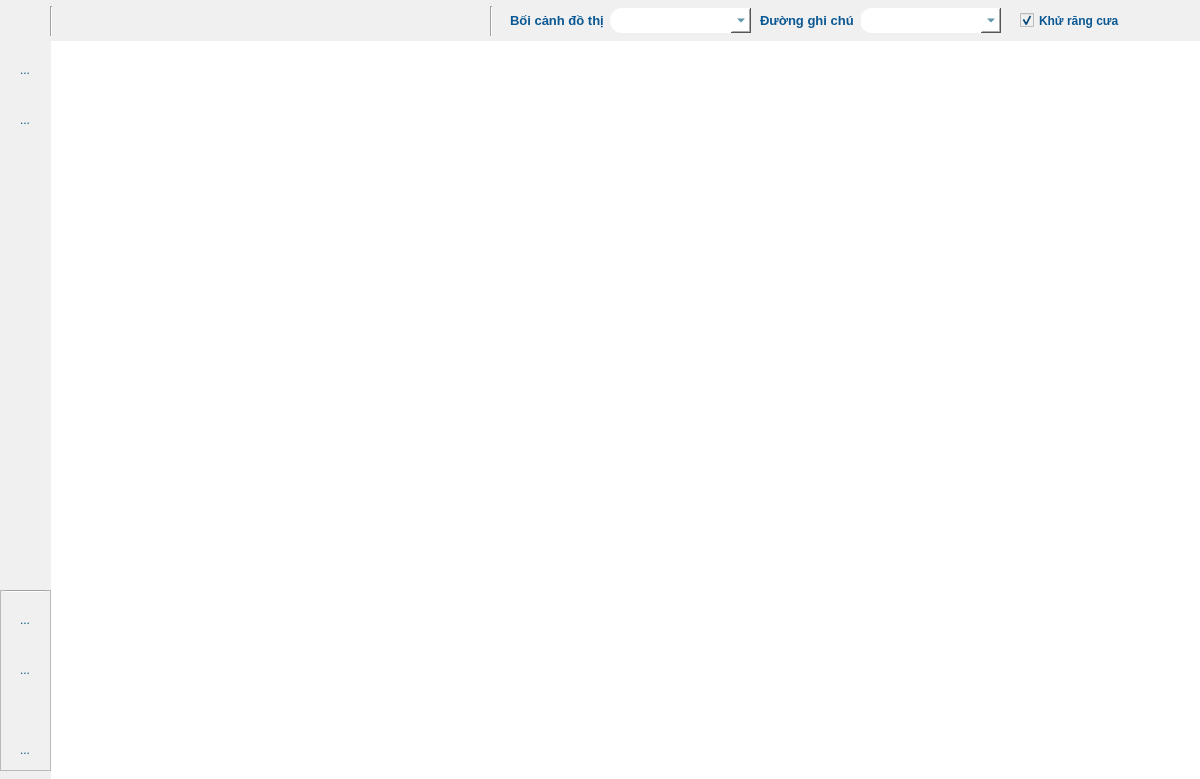
<?xml version="1.0" encoding="UTF-8"?>
<ui version="4.0">
 <class>FrmSensorDisplayChart</class>
 <widget class="QMainWindow" name="FrmSensorDisplayChart">
  <property name="geometry">
   <rect>
    <x>0</x>
    <y>0</y>
    <width>1200</width>
    <height>779</height>
   </rect>
  </property>
  <property name="windowTitle">
   <string>MainWindow</string>
  </property>
  <property name="styleSheet">
   <string notr="true"/>
  </property>
  <widget class="QWidget" name="centralwidget">
   <widget class="QGraphicsView" name="graphicsViewChart">
    <property name="geometry">
     <rect>
      <x>51</x>
      <y>40</y>
      <width>1151</width>
      <height>740</height>
     </rect>
    </property>
    <property name="styleSheet">
     <string notr="true">background-color: rgb(255, 255, 255);</string>
    </property>
    <property name="frameShape">
     <enum>QFrame::NoFrame</enum>
    </property>
    <property name="frameShadow">
     <enum>QFrame::Raised</enum>
    </property>
   </widget>
   <widget class="QFrame" name="frame_Header">
    <property name="geometry">
     <rect>
      <x>0</x>
      <y>0</y>
      <width>1201</width>
      <height>41</height>
     </rect>
    </property>
    <property name="styleSheet">
     <string notr="true">background-color: rgb(240, 240, 240);</string>
    </property>
    <property name="frameShape">
     <enum>QFrame::NoFrame</enum>
    </property>
    <property name="frameShadow">
     <enum>QFrame::Raised</enum>
    </property>
    <widget class="QLabel" name="label">
     <property name="geometry">
      <rect>
       <x>510</x>
       <y>10</y>
       <width>101</width>
       <height>20</height>
      </rect>
     </property>
     <property name="font">
      <font>
       <pointsize>10</pointsize>
       <bold>true</bold>
      </font>
     </property>
     <property name="styleSheet">
      <string notr="true">color: rgb(255, 255, 255);
color: rgb(9, 87, 147);</string>
     </property>
     <property name="text">
      <string>Bối cảnh đồ thị</string>
     </property>
    </widget>
    <widget class="QCheckBox" name="checkBox_antiAliasing">
     <property name="geometry">
      <rect>
       <x>1020</x>
       <y>12</y>
       <width>101</width>
       <height>17</height>
      </rect>
     </property>
     <property name="font">
      <font>
       <bold>true</bold>
      </font>
     </property>
     <property name="styleSheet">
      <string notr="true">color: rgb(255, 255, 255);
color: rgb(9, 87, 147);</string>
     </property>
     <property name="text">
      <string>Khử răng cưa</string>
     </property>
     <property name="checked">
      <bool>true</bool>
     </property>
    </widget>
    <widget class="QComboBox" name="comboBox_legend">
     <property name="geometry">
      <rect>
       <x>860</x>
       <y>8</y>
       <width>141</width>
       <height>25</height>
      </rect>
     </property>
     <property name="font">
      <font>
       <pointsize>10</pointsize>
       <italic>true</italic>
       <bold>true</bold>
      </font>
     </property>
     <property name="layoutDirection">
      <enum>Qt::LeftToRight</enum>
     </property>
     <property name="styleSheet">
      <string notr="true">QComboBox{
color: rgb(2, 87, 122);
background-color: rgb(255, 255, 255);
border: none;
border-style: outset;
border-width: 0px;
border-top-left-radius: 12px;
border-bottom-left-radius: 12px;
}

QComboBox::drop-down{
width: 20;
}
QComboBox:hover{
background-color: rgb(25, 149, 173);
color: rgb(255, 255, 255);
}</string>
     </property>
     <property name="editable">
      <bool>true</bool>
     </property>
    </widget>
    <widget class="QLabel" name="label_3">
     <property name="geometry">
      <rect>
       <x>760</x>
       <y>10</y>
       <width>101</width>
       <height>20</height>
      </rect>
     </property>
     <property name="font">
      <font>
       <pointsize>10</pointsize>
       <bold>true</bold>
      </font>
     </property>
     <property name="styleSheet">
      <string notr="true">color: rgb(255, 255, 255);
color: rgb(9, 87, 147);</string>
     </property>
     <property name="text">
      <string>Đường ghi chú</string>
     </property>
    </widget>
    <widget class="QComboBox" name="comboBox_theme">
     <property name="geometry">
      <rect>
       <x>610</x>
       <y>8</y>
       <width>141</width>
       <height>25</height>
      </rect>
     </property>
     <property name="font">
      <font>
       <pointsize>10</pointsize>
       <italic>true</italic>
       <bold>true</bold>
      </font>
     </property>
     <property name="layoutDirection">
      <enum>Qt::LeftToRight</enum>
     </property>
     <property name="styleSheet">
      <string notr="true">QComboBox{
color: rgb(2, 87, 122);
background-color: rgb(255, 255, 255);
border: none;
border-style: outset;
border-width: 0px;
border-top-left-radius: 12px;
border-bottom-left-radius: 12px;
}

QComboBox::drop-down{
width: 20;
}
QComboBox:hover{
background-color: rgb(25, 149, 173);
color: rgb(255, 255, 255);
}</string>
     </property>
     <property name="editable">
      <bool>true</bool>
     </property>
    </widget>
    <widget class="Line" name="line">
     <property name="geometry">
      <rect>
       <x>490</x>
       <y>6</y>
       <width>3</width>
       <height>30</height>
      </rect>
     </property>
     <property name="orientation">
      <enum>Qt::Vertical</enum>
     </property>
    </widget>
    <widget class="Line" name="line_2">
     <property name="geometry">
      <rect>
       <x>50</x>
       <y>6</y>
       <width>3</width>
       <height>30</height>
      </rect>
     </property>
     <property name="orientation">
      <enum>Qt::Vertical</enum>
     </property>
    </widget>
   </widget>
   <widget class="QFrame" name="frame_toolTrack">
    <property name="geometry">
     <rect>
      <x>0</x>
      <y>40</y>
      <width>51</width>
      <height>561</height>
     </rect>
    </property>
    <property name="styleSheet">
     <string notr="true">background-color: rgb(240, 240, 240);</string>
    </property>
    <property name="frameShape">
     <enum>QFrame::NoFrame</enum>
    </property>
    <property name="frameShadow">
     <enum>QFrame::Raised</enum>
    </property>
    <widget class="QToolButton" name="toolButton_toolCrosshair">
     <property name="geometry">
      <rect>
       <x>5</x>
       <y>10</y>
       <width>40</width>
       <height>40</height>
      </rect>
     </property>
     <property name="styleSheet">
      <string notr="true">QToolButton{
color: rgb(2, 87, 122);
background-color: rgb(240, 240, 240);
border: none;
border-style: outset;
border-width: 0px;
border-radius: 10px;
}
QToolButton:hover{
background-color: rgb(25, 149, 173);
color: rgb(255, 255, 255);
}</string>
     </property>
     <property name="text">
      <string>...</string>
     </property>
     <property name="icon">
      <iconset resource="../chart.qrc">
       <normaloff>:/icon/chart/iconChartCrosshair_Off.jpg</normaloff>
       <activeoff>:/icon/chart/iconChartCrosshair_On.jpg</activeoff>:/icon/chart/iconChartCrosshair_Off.jpg</iconset>
     </property>
     <property name="iconSize">
      <size>
       <width>30</width>
       <height>30</height>
      </size>
     </property>
     <property name="autoRaise">
      <bool>true</bool>
     </property>
    </widget>
    <widget class="QToolButton" name="toolButton_toolCallout">
     <property name="geometry">
      <rect>
       <x>5</x>
       <y>60</y>
       <width>40</width>
       <height>40</height>
      </rect>
     </property>
     <property name="styleSheet">
      <string notr="true">QToolButton{
color: rgb(2, 87, 122);
background-color: rgb(240, 240, 240);
border: none;
border-style: outset;
border-width: 0px;
border-radius: 10px;
}
QToolButton:hover{
background-color: rgb(25, 149, 173);
color: rgb(255, 255, 255);
}</string>
     </property>
     <property name="text">
      <string>...</string>
     </property>
     <property name="icon">
      <iconset resource="../chart.qrc">
       <normaloff>:/icon/chart/iconChartCallout_Off.jpg</normaloff>
       <activeoff>:/icon/chart/iconChartCallout_On.jpg</activeoff>:/icon/chart/iconChartCallout_Off.jpg</iconset>
     </property>
     <property name="iconSize">
      <size>
       <width>30</width>
       <height>30</height>
      </size>
     </property>
     <property name="autoRaise">
      <bool>true</bool>
     </property>
    </widget>
   </widget>
   <widget class="QFrame" name="frame_toolControl">
    <property name="geometry">
     <rect>
      <x>0</x>
      <y>590</y>
      <width>51</width>
      <height>181</height>
     </rect>
    </property>
    <property name="styleSheet">
     <string notr="true">background-color: rgb(240, 240, 240);</string>
    </property>
    <property name="frameShape">
     <enum>QFrame::StyledPanel</enum>
    </property>
    <property name="frameShadow">
     <enum>QFrame::Raised</enum>
    </property>
    <widget class="QToolButton" name="toolButton_toolPause">
     <property name="geometry">
      <rect>
       <x>5</x>
       <y>60</y>
       <width>40</width>
       <height>40</height>
      </rect>
     </property>
     <property name="styleSheet">
      <string notr="true">QToolButton{
color: rgb(2, 87, 122);
background-color: rgb(240, 240, 240);
border: none;
border-style: outset;
border-width: 0px;
border-radius: 10px;
}
QToolButton:hover{
background-color: rgb(25, 149, 173);
color: rgb(255, 255, 255);
}</string>
     </property>
     <property name="text">
      <string>...</string>
     </property>
     <property name="icon">
      <iconset resource="../chart.qrc">
       <normaloff>:/icon/chart/iconChartPause_Off.jpg</normaloff>
       <activeoff>:/icon/chart/iconChartPause_On.jpg</activeoff>:/icon/chart/iconChartPause_Off.jpg</iconset>
     </property>
     <property name="iconSize">
      <size>
       <width>30</width>
       <height>30</height>
      </size>
     </property>
     <property name="autoRaise">
      <bool>true</bool>
     </property>
    </widget>
    <widget class="QToolButton" name="toolButton_toolClear">
     <property name="geometry">
      <rect>
       <x>5</x>
       <y>140</y>
       <width>40</width>
       <height>40</height>
      </rect>
     </property>
     <property name="styleSheet">
      <string notr="true">QToolButton{
color: rgb(2, 87, 122);
background-color: rgb(240, 240, 240);
border: none;
border-style: outset;
border-width: 0px;
border-radius: 10px;
}
QToolButton:hover{
background-color: rgb(25, 149, 173);
color: rgb(255, 255, 255);
}</string>
     </property>
     <property name="text">
      <string>...</string>
     </property>
     <property name="icon">
      <iconset resource="../chart.qrc">
       <normaloff>:/icon/chart/iconChartClear_Off.jpg</normaloff>
       <activeoff>:/icon/chart/iconChartClear_On.jpg</activeoff>:/icon/chart/iconChartClear_Off.jpg</iconset>
     </property>
     <property name="iconSize">
      <size>
       <width>30</width>
       <height>30</height>
      </size>
     </property>
     <property name="autoRaise">
      <bool>true</bool>
     </property>
    </widget>
    <widget class="Line" name="line_4">
     <property name="geometry">
      <rect>
       <x>5</x>
       <y>-7</y>
       <width>41</width>
       <height>16</height>
      </rect>
     </property>
     <property name="orientation">
      <enum>Qt::Horizontal</enum>
     </property>
    </widget>
    <widget class="QToolButton" name="toolButton_toolPlay">
     <property name="geometry">
      <rect>
       <x>5</x>
       <y>10</y>
       <width>40</width>
       <height>40</height>
      </rect>
     </property>
     <property name="styleSheet">
      <string notr="true">QToolButton{
color: rgb(2, 87, 122);
background-color: rgb(240, 240, 240);
border: none;
border-style: outset;
border-width: 0px;
border-radius: 10px;
}
QToolButton:hover{
background-color: rgb(25, 149, 173);
color: rgb(255, 255, 255);
}</string>
     </property>
     <property name="text">
      <string>...</string>
     </property>
     <property name="icon">
      <iconset resource="../chart.qrc">
       <normaloff>:/icon/chart/iconChartPlay_Off.jpg</normaloff>
       <activeoff>:/icon/chart/iconChartPlay_On.jpg</activeoff>:/icon/chart/iconChartPlay_Off.jpg</iconset>
     </property>
     <property name="iconSize">
      <size>
       <width>30</width>
       <height>30</height>
      </size>
     </property>
     <property name="autoRaise">
      <bool>true</bool>
     </property>
    </widget>
   </widget>
  </widget>
 </widget>
 <tabstops>
  <tabstop>comboBox_theme</tabstop>
  <tabstop>comboBox_legend</tabstop>
  <tabstop>checkBox_antiAliasing</tabstop>
  <tabstop>toolButton_toolCrosshair</tabstop>
  <tabstop>toolButton_toolCallout</tabstop>
  <tabstop>toolButton_toolPlay</tabstop>
  <tabstop>toolButton_toolPause</tabstop>
  <tabstop>toolButton_toolClear</tabstop>
  <tabstop>graphicsViewChart</tabstop>
 </tabstops>
 <resources>
  <include location="../chart.qrc"/>
 </resources>
 <connections/>
</ui>
